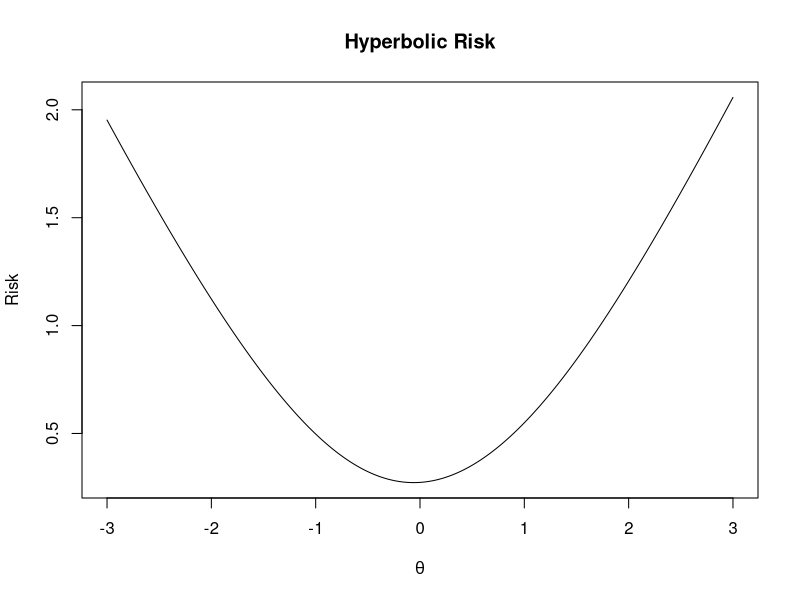
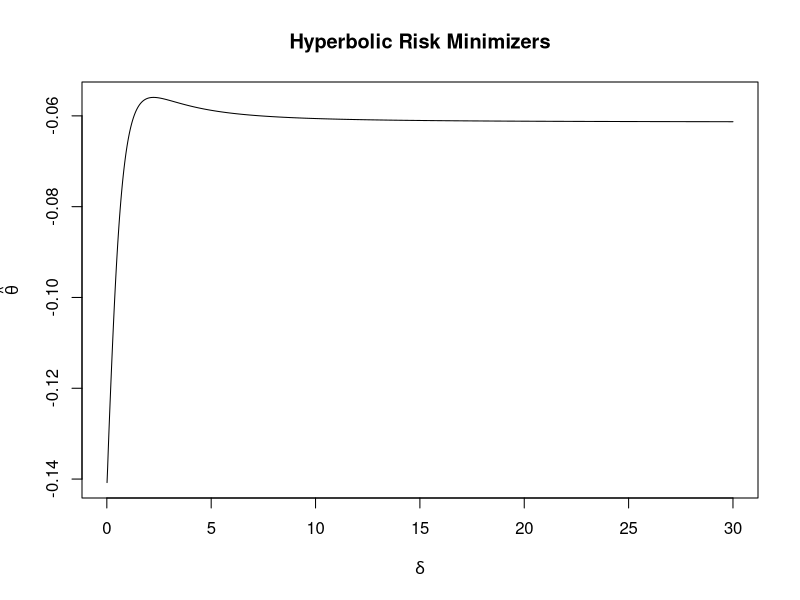

Generate these figures, in order, with R:
library(boot) #load package for later

#risk function
mean_rho = function(theta,y,delta=IQR(y)){
  mean(sqrt(delta^2+(y-theta)^2)) - delta
}
#estimating function
mean_psi = function(theta,y,delta=IQR(y)){
  -mean((y-theta)/sqrt(delta^2+(y-theta)^2))
}

#vectorized version of rho
V_mean_rho = Vectorize(mean_rho,vectorize.args = "theta")

#let's test it
y = rnorm(33)
theta = seq(-3,3,length.out=10)
mean_rho(theta,y)         #this throws a warning because the lengths of 
#y and theta do not "match" in some fashion
#the function is doing some repeating of
#theta values to match the number of y
#values and then averaging
#this is not what we want

V_mean_rho(theta,y=y)     #this gives the right output

#let's try it again, but where the length of theta
#is a multiple of the length of y
y = rnorm(5)
theta = seq(-3,3,length.out=10)
mean_rho(theta,y)         #this is wrong, we only get one number
#we got no warning about mismatched lengths
#so it seemed to work, but it did not
#the y values were repeated to match
#the number of theta values
#then the average was taken

V_mean_rho(theta,y=y)     #this gives the right output
#We can also call the vectorized version without naming y
#but naming additional arguments when we input them is better practice
V_mean_rho(theta,y)

#Vectorizing is really useful if we want to do things like plotting
y = rnorm(123)
theta = seq(-3,3,length.out = 1000)
risk = V_mean_rho(theta,y=y)
plot(risk~theta,main="Hyperbolic Risk",ylab="Risk",xlab=expression(theta),type="l")

#minimizing the risk using either the vectorized or non-vectorized version works
optimize(f=mean_rho,interval=range(y),y=y)
optimize(f=V_mean_rho,interval=range(y),y=y)

#Simlarly, vectorizing does not matter when we do root finding
V_mean_psi = Vectorize(mean_psi,vectorize.args = "theta")
uniroot(f=mean_psi,interval=range(y),y=y)
uniroot(f=V_mean_psi,interval=range(y),y=y)

#The minimizer of rho and the root of psi should be the same
#but they are slightly different because 
#of the default numerical accuracy of the two functions optimize and uniroot
#we can increase the accuracy by changing tolerances for stopping rules
optimize(f=mean_rho,interval=range(y),y=y,tol=.Machine$double.eps^0.5)
uniroot(f=mean_psi,interval=range(y),y=y,tol=.Machine$double.eps^0.5)

#We can also do this for non-default values of delta
optimize(f=mean_rho,interval=range(y),y=y,delta=0.5,tol=.Machine$double.eps^0.5)
uniroot(f=mean_psi,interval=range(y),y=y,delta=0.5,tol=.Machine$double.eps^0.5)

#of course, we could wrap these in functions and vectorize them over delta
est_fun_mean_rho = function(y,delta=IQR(y)){
  optimize(f=mean_rho,interval=range(y),y=y,delta=delta,tol=.Machine$double.eps^0.5)$minimum
}
V_est_fun_mean_rho = Vectorize(est_fun_mean_rho,vectorize.args = "delta")

#now we can use this to compute the estimator over a vector of delta values
delta = seq(0.01,30,length.out=1000)
est_vals = V_est_fun_mean_rho(y=y,delta=delta)
plot(est_vals~delta,type="l",main="Hyperbolic Risk Minimizers",
     xlab=expression(delta),ylab=expression(hat(theta)))

#of course, we need to restructure the est_fun_rho for use in boot
#We can actually make it use the function we wrote before
est_fun_mean_rho_bootable = function(y,ind=c(1:length(y)),delta=IQR(y)){
  y_rep = y[ind]
  est_fun_mean_rho(y_rep,delta)
}

#we can even write a function that uses the functions we have already written
#and outputs the estimate and bootstrap confidence interval
est_fun_mean_rho_with_boot_ci = function(y,delta=IQR(y),conf=0.95,R=10000){
  boot_out = boot(y,est_fun_mean_rho_bootable,delta=delta,R=R)
  boot.ci_out = boot.ci(boot_out,type="bca",conf=conf)
  est = boot_out$t0
  ci = boot.ci_out$bca[4:5]   #this is just where these outputs happen to be
  return(c(est=est,lower=ci[1],upper=ci[2]))
}
#test it using default values
est_fun_mean_rho_with_boot_ci(y)
#test it changing things up
est_fun_mean_rho_with_boot_ci(y,delta=0.5)
est_fun_mean_rho_with_boot_ci(y,conf=0.9)
est_fun_mean_rho_with_boot_ci(y,delta=3,conf=0.9)
#if we dare we could even vectorize this function over delta
V_est_fun_mean_rho_with_boot_ci = Vectorize(est_fun_mean_rho_with_boot_ci,vectorize.args = "delta")
#let's test it
V_est_fun_mean_rho_with_boot_ci(y=y,delta=c(1,2,4),conf=0.95)
#each column corresponds to a value of delta
#it is a good idea to change the column names of the output
#maybe just one more layer of wrapping (WHEN WILL IT STOP???)
final_est_fun_mean_rho_with_boot_ci = function(y,delta=IQR(y),conf=0.95){
  out = V_est_fun_mean_rho_with_boot_ci(y=y,delta=delta,conf=0.95)
  out = data.frame(delta=delta,t(out))
  return(out)
}
#test it!
final_est_fun_mean_rho_with_boot_ci(y,delta=c(0.5,1,4),0.95)
#one possible issue with this is that each delta value 
#uses different random bootstrap replicates
#this is probably a bad idea!

#we should think of a way to force them to use the same bootstrap replicates
#we just need to change where we did out vectorizing
#and the function that calls boot a bit
#there are lots of other ways we could have achieved this same goal
#this is one example
V_est_fun_mean_rho_bootable = 
  Vectorize(est_fun_mean_rho_bootable,
            vectorize.args = "delta")
final_est_fun_mean_rho_with_boot_ci_version_2 = function(y,delta=IQR(y),conf=0.95,R=10000){
  boot_out = boot(y,V_est_fun_mean_rho_bootable,delta=delta,R=R)
  ci = matrix(NA,length(delta),2)
  for(i in 1:length(delta)){
    ci[i,] = boot.ci(boot_out,type="bca",index=i,conf=conf)$bca[4:5]
  }
  return(data.frame(delta=delta,est=boot_out$t0,lower=ci[,1],upper=ci[,2]))
}
final_est_fun_mean_rho_with_boot_ci_version_2(y,delta=c(0.5,1,4))


